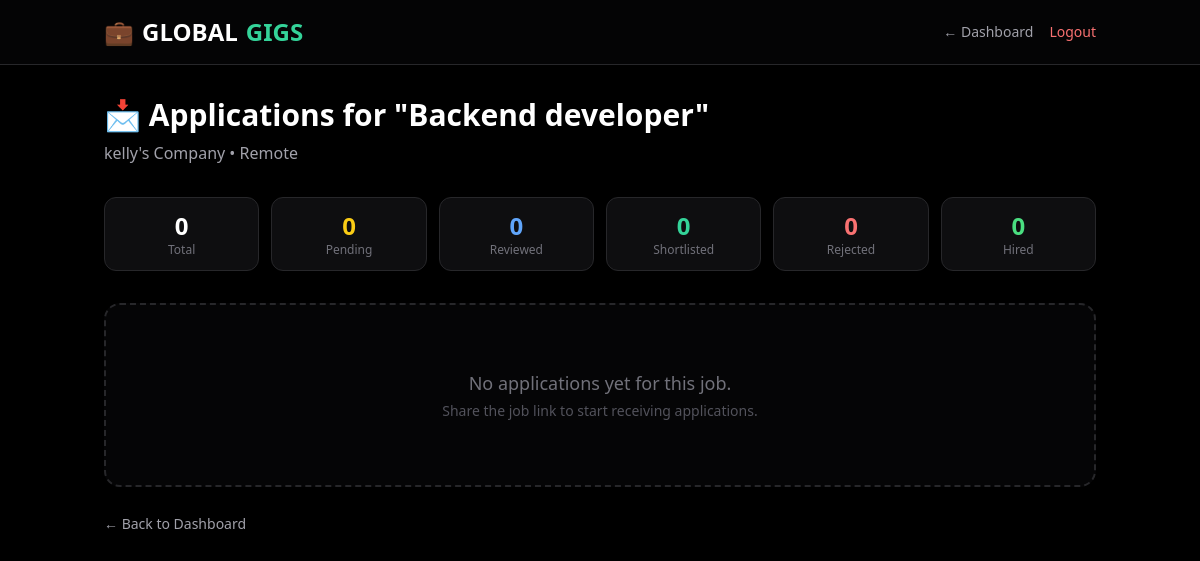
Page /dashboard/job-applications/2/ (signed in) on the committed database.
### jobs/models.py (models this page shows, shortened)
class EmployerJob(models.Model):
    STATUS_CHOICES = [
        ('active', 'Active'),
        ('paused', 'Paused'),
        ('filled', 'Filled'),
        ('expired', 'Expired'),
    ]
    employer = models.ForeignKey(
        User,
        on_delete=models.CASCADE,
        related_name='posted_jobs'
    )
    title = models.CharField(max_length=200)
    company_name = models.CharField(max_length=200)
    description = models.TextField()
    location = models.CharField(max_length=200)
    salary_range = models.CharField(max_length=100, blank=True)
    apply_url = models.URLField(blank=True)
    email_to_receive_applications = models.EmailField()
    category = models.ForeignKey(
        JobCategory,
        on_delete=models.SET_NULL,
        null=True,
        blank=True,
        related_name='employer_jobs'
    )
    status = models.CharField(max_length=20, choices=STATUS_CHOICES, default='active')
    created_at = models.DateTimeField(auto_now_add=True)
    updated_at = models.DateTimeField(auto_now=True)
    expires_at = models.DateTimeField(null=True, blank=True)
    views_count = models.IntegerField(default=0)
    applications_count = models.IntegerField(default=0)
    class Meta:
        verbose_name_plural = "Employer Jobs"
        ordering = ['-created_at']

### jobs/views.py (the view)
# urls.py: path('dashboard/job-applications/<int:job_id>/', views.job_applications, name='job_applications'),
@login_required
def job_applications(request, job_id):
    job = get_object_or_404(EmployerJob, id=job_id, employer=request.user)
    applications = EmployerJobApplication.objects.filter(job=job).order_by('-applied_at')
    total_apps = applications.count()
    pending = applications.filter(status='pending').count()
    reviewed = applications.filter(status='reviewed').count()
    shortlisted = applications.filter(status='shortlisted').count()
    rejected = applications.filter(status='rejected').count()
    hired = applications.filter(status='hired').count()
    context = {
        'job': job,
        'applications': applications,
        'total_apps': total_apps,
        'pending': pending,
        'reviewed': reviewed,
        'shortlisted': shortlisted,
        'rejected': rejected,
        'hired': hired,
    }
    return render(request, 'jobs/job_applications.html', context)

### jobs/templates/jobs/job_applications.html (shortened to what this page needs)
<!DOCTYPE html>
<html lang="en">
<head>
    <script src="https://cdn.tailwindcss.com"></script>
</head>
<body class="bg-black text-zinc-100 min-h-screen">
    <header class="border-b border-zinc-800 bg-zinc-950/50 backdrop-blur sticky top-0 z-50">
        <div class="max-w-5xl mx-auto px-4 h-16 flex items-center justify-between">
            <a href="/" class="flex items-center gap-2 font-black text-2xl text-white">
                <span class="text-emerald-500">💼</span> GLOBAL<span class="text-emerald-400">GIGS</span>
            </a>
            <div class="flex items-center gap-4">
                <a href="{% url 'dashboard' %}" class="text-sm text-zinc-400 hover:text-white transition">← Dashboard</a>
                <a href="{% url 'logout' %}" class="text-sm text-red-400 hover:text-red-300 transition">Logout</a>
            </div>
        </div>
    </header>
    <main class="max-w-5xl mx-auto px-4 py-8">
        <h2 class="text-3xl font-black text-white mb-2">📩 Applications for "{{ job.title }}"</h2>
        <p class="text-zinc-400 mb-8">{{ job.company_name }} • {{ job.location|default:"Remote" }}</p>
        <div class="grid grid-cols-3 md:grid-cols-6 gap-3 mb-8">
            <div class="bg-zinc-900/60 border border-zinc-800 rounded-xl p-3 text-center">
                <p class="text-2xl font-black text-white">{{ total_apps }}</p>
                <p class="text-zinc-500 text-xs">Total</p>
            </div>
            <div class="bg-zinc-900/60 border border-zinc-800 rounded-xl p-3 text-center">
                <p class="text-2xl font-black text-yellow-400">{{ pending }}</p>
                <p class="text-zinc-500 text-xs">Pending</p>
            </div>
            <div class="bg-zinc-900/60 border border-zinc-800 rounded-xl p-3 text-center">
                <p class="text-2xl font-black text-blue-400">{{ reviewed }}</p>
                <p class="text-zinc-500 text-xs">Reviewed</p>
            </div>
            <div class="bg-zinc-900/60 border border-zinc-800 rounded-xl p-3 text-center">
                <p class="text-2xl font-black text-emerald-400">{{ shortlisted }}</p>
                <p class="text-zinc-500 text-xs">Shortlisted</p>
            </div>
            <div class="bg-zinc-900/60 border border-zinc-800 rounded-xl p-3 text-center">
                <p class="text-2xl font-black text-red-400">{{ rejected }}</p>
                <p class="text-zinc-500 text-xs">Rejected</p>
            </div>
            <div class="bg-zinc-900/60 border border-zinc-800 rounded-xl p-3 text-center">
                <p class="text-2xl font-black text-green-400">{{ hired }}</p>
                <p class="text-zinc-500 text-xs">Hired</p>
            </div>
        </div>
        {% if applications %}
            <div class="space-y-3">
                {% for app in applications %}
                    <div class="p-4 bg-zinc-900/60 border border-zinc-800 rounded-xl hover:border-zinc-700 transition">
                        <div class="flex flex-wrap items-center justify-between gap-2">
                            <div class="flex-1">
                                <p class="text-white font-medium">{{ app.applicant_name }}</p>
                                <p class="text-zinc-400 text-sm">{{ app.applicant_email }}</p>
                                <p class="text-zinc-500 text-xs">Applied: {{ app.applied_at|date:"M d, Y g:i A" }}</p>
                            </div>
                            <div class="flex items-center gap-3 flex-wrap">
                                <span class="text-xs px-3 py-1 rounded-full
                                    {% if app.status == 'pending' %}bg-yellow-500/20 text-yellow-400 border border-yellow-900/30
                                    {% elif app.status == 'shortlisted' %}bg-emerald-500/20 text-emerald-400 border border-emerald-900/30
                                    {% elif app.status == 'rejected' %}bg-red-500/20 text-red-400 border border-red-900/30
                                    {% elif app.status == 'hired' %}bg-green-500/20 text-green-400 border border-green-900/30
                                    {% else %}bg-blue-500/20 text-blue-400 border border-blue-900/30{% endif %}">
                                    {{ app.get_status_display }}
                                </span>
                                <form method="POST" action="{% url 'update_application_status' app.id %}" class="inline">
                                    {% csrf_token %}
                                    <select name="status" onchange="this.form.submit()" class="text-xs bg-zinc-800 border border-zinc-700 rounded-lg px-2 py-1 text-white focus:outline-none focus:border-emerald-500">
                                        <option value="pending" {% if app.status == 'pending' %}selected{% endif %}>⏳ Pending</option>
                                        <option value="reviewed" {% if app.status == 'reviewed' %}selected{% endif %}>📋 Reviewed</option>
                                        <option value="shortlisted" {% if app.status == 'shortlisted' %}selected{% endif %}>⭐ Shortlisted</option>
                                        <option value="rejected" {% if app.status == 'rejected' %}selected{% endif %}>❌ Rejected</option>
                                        <option value="hired" {% if app.status == 'hired' %}selected{% endif %}>🎉 Hired</option>
                                    </select>
                                </form>
                                <a href="{% url 'application_detail' app.id %}" class="text-sm bg-zinc-800 hover:bg-zinc-700 text-white px-3 py-1 rounded-lg transition">
                                    View
                                </a>
                            </div>
                        </div>
                    </div>
                {% endfor %}
            </div>
        {% else %}
            <div class="p-16 text-center border-2 border-dashed border-zinc-800 rounded-2xl bg-zinc-950/60">
                <p class="text-zinc-500 text-lg">No applications yet for this job.</p>
                <p class="text-zinc-600 text-sm mt-1">Share the job link to start receiving applications.</p>
            </div>
        {% endif %}
        <div class="mt-6">
            <a href="{% url 'dashboard' %}" class="text-sm text-zinc-400 hover:text-white transition">← Back to Dashboard</a>
        </div>
    </main>
</body>
</html>

### rows in the picture
EmployerJob: title "Backend developer", company_name "kelly's Company", location "Remote"

### other values in the picture
{{ total_apps }} "0"
{{ pending }} "0"
{{ reviewed }} "0"
{{ shortlisted }} "0"
{{ rejected }} "0"
{{ hired }} "0"
